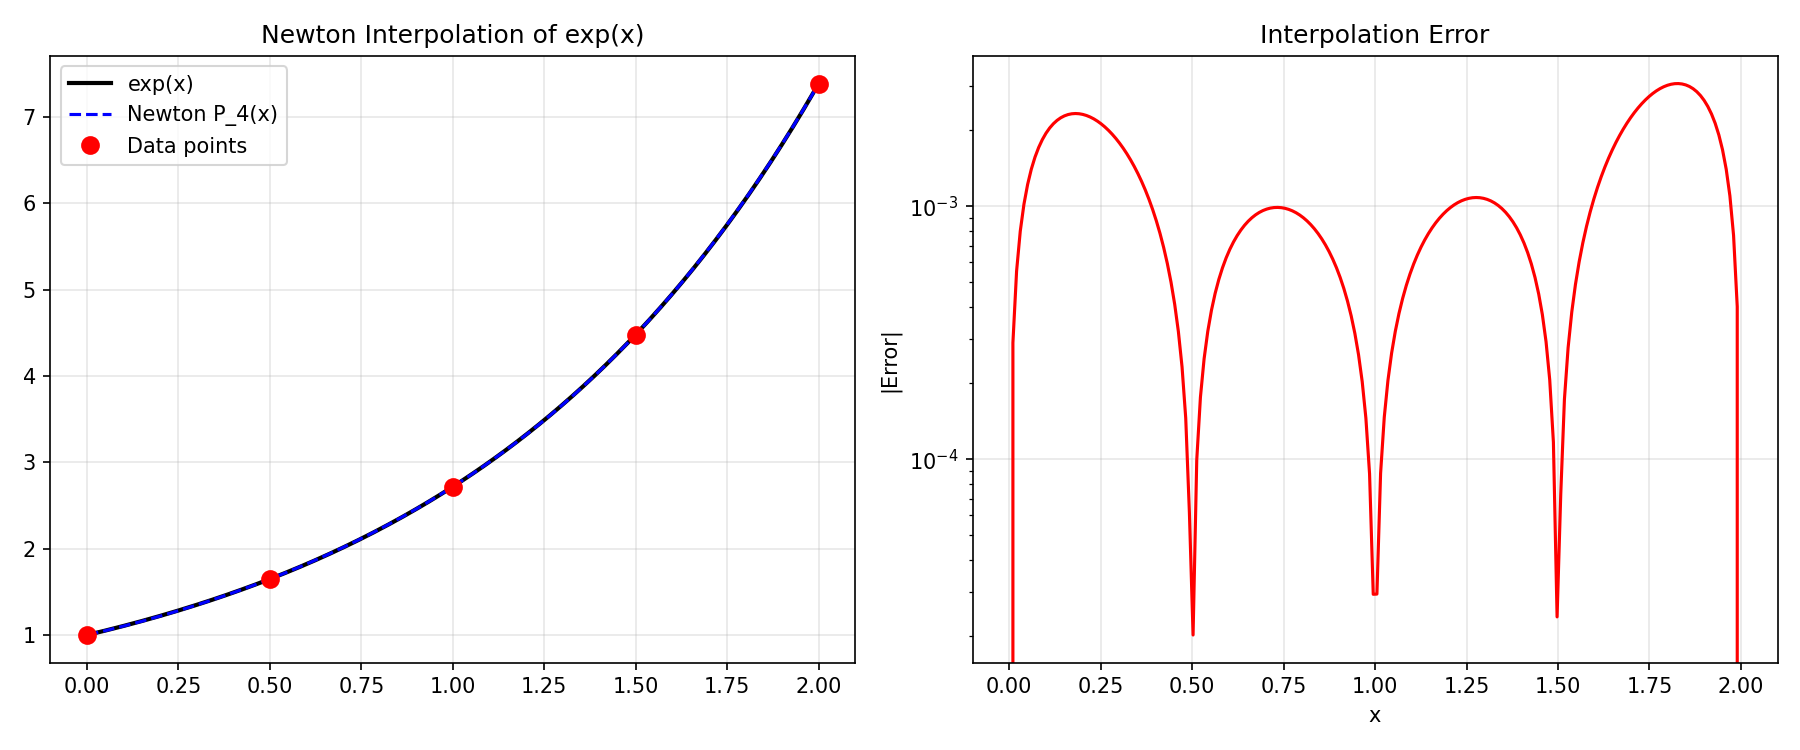

Recreate this plot in Python.
"""
Newton's Divided Difference Interpolation
==========================================
Another form of polynomial interpolation, using divided differences.

Formula:
    P(x) = f[x₀] + f[x₀,x₁](x-x₀) + f[x₀,x₁,x₂](x-x₀)(x-x₁) + ...

Divided differences:
    f[xᵢ] = f(xᵢ)
    f[xᵢ, xᵢ₊₁] = (f[xᵢ₊₁] - f[xᵢ]) / (xᵢ₊₁ - xᵢ)
    f[xᵢ, ..., xⱼ] = (f[xᵢ₊₁, ..., xⱼ] - f[xᵢ, ..., xⱼ₋₁]) / (xⱼ - xᵢ)

Advantages over Lagrange form:
- Adding a new point only requires computing ONE new divided difference.
- Error estimation is natural: the next term gives the error.
- More efficient for incremental interpolation.
"""

import numpy as np


def divided_differences(x_nodes, y_nodes):
    """
    Compute the divided difference table.
    
    Returns the top row of the table (coefficients of Newton form).
    
    Parameters
    ----------
    x_nodes : ndarray – interpolation nodes
    y_nodes : ndarray – function values
    
    Returns
    -------
    coeffs : ndarray – divided difference coefficients [f[x₀], f[x₀,x₁], ...]
    table : ndarray – full divided difference table (for inspection)
    """
    n = len(x_nodes)
    # Initialize table with y values
    table = np.zeros((n, n))
    table[:, 0] = y_nodes
    
    # Fill in divided differences column by column
    for j in range(1, n):
        for i in range(n - j):
            table[i, j] = (table[i+1, j-1] - table[i, j-1]) / (x_nodes[i+j] - x_nodes[i])
    
    # Coefficients are the first row
    coeffs = table[0, :]
    return coeffs, table


def newton_interpolation(x_nodes, coeffs, x):
    """
    Evaluate Newton's interpolating polynomial at x using Horner's method.
    
    P(x) = c₀ + c₁(x-x₀) + c₂(x-x₀)(x-x₁) + ...
    
    Horner form (efficient, O(n)):
    P(x) = c₀ + (x-x₀)[c₁ + (x-x₁)[c₂ + (x-x₂)[...]]]
    """
    n = len(coeffs)
    # Horner's method: evaluate from inside out
    result = coeffs[n - 1]
    for i in range(n - 2, -1, -1):
        result = result * (x - x_nodes[i]) + coeffs[i]
    
    return result


def newton_add_point(x_nodes, coeffs, x_new, y_new):
    """
    Add a new data point to an existing Newton interpolation.
    
    This is the key advantage: O(n) to add a point.
    """
    x_nodes_new = np.append(x_nodes, x_new)
    
    # Compute the new divided difference
    # f[x₀, ..., xₙ₊₁] using the existing polynomial
    # The new coefficient is (y_new - P(x_new)) / Π(x_new - xᵢ)
    P_at_new = newton_interpolation(x_nodes, coeffs, x_new)
    omega = np.prod(x_new - x_nodes)
    new_coeff = (y_new - P_at_new) / omega
    
    coeffs_new = np.append(coeffs, new_coeff)
    return x_nodes_new, coeffs_new


def forward_differences(y_nodes):
    """
    Forward difference table for equally spaced data.
    
    Δ⁰f_i = f_i
    Δ¹f_i = f_{i+1} - f_i
    Δ²f_i = Δf_{i+1} - Δf_i
    ...
    
    Used in Newton's forward difference interpolation formula.
    """
    n = len(y_nodes)
    table = np.zeros((n, n))
    table[:, 0] = y_nodes
    
    for j in range(1, n):
        for i in range(n - j):
            table[i, j] = table[i+1, j-1] - table[i, j-1]
    
    return table


# ============================================================
# Demo
# ============================================================
if __name__ == "__main__":
    print("=" * 60)
    print("NEWTON INTERPOLATION DEMO")
    print("=" * 60)

    # --- Basic example ---
    print("\n--- Interpolate exp(x) at 5 points ---")
    x_nodes = np.array([0.0, 0.5, 1.0, 1.5, 2.0])
    y_nodes = np.exp(x_nodes)
    
    coeffs, table = divided_differences(x_nodes, y_nodes)
    
    print("Divided difference table:")
    for i in range(len(x_nodes)):
        row = " ".join(f"{table[i,j]:10.6f}" for j in range(len(x_nodes) - i))
        print(f"  {row}")
    
    print(f"\nCoefficients: {np.round(coeffs, 6)}")
    
    # Evaluate
    x_test = 0.75
    P = newton_interpolation(x_nodes, coeffs, x_test)
    exact = np.exp(x_test)
    print(f"\nP({x_test}) = {P:.10f}")
    print(f"exp({x_test}) = {exact:.10f}")
    print(f"Error = {abs(P - exact):.2e}")

    # --- Adding a point incrementally ---
    print("\n--- Adding point x=2.5 incrementally ---")
    x_new, coeffs_new = newton_add_point(x_nodes, coeffs, 2.5, np.exp(2.5))
    P_new = newton_interpolation(x_new, coeffs_new, x_test)
    print(f"Before: P({x_test}) error = {abs(P - exact):.2e}")
    print(f"After:  P({x_test}) error = {abs(P_new - exact):.2e}")

    # --- Forward differences for equally spaced data ---
    print("\n--- Forward Difference Table (sin at 0°, 30°, 60°, 90°, 120°) ---")
    x_deg = np.array([0, 30, 60, 90, 120])
    x_rad = np.radians(x_deg)
    y_sin = np.sin(x_rad)
    
    fd_table = forward_differences(y_sin)
    print("  x(°)  |  f(x)  |  Δf  |  Δ²f  |  Δ³f  |  Δ⁴f")
    for i in range(len(x_deg)):
        row = f"  {x_deg[i]:4d}  | "
        row += " | ".join(f"{fd_table[i,j]:+.4f}" for j in range(len(x_deg) - i))
        print(row)

    # Plot
    try:
        import matplotlib.pyplot as plt
        fig, axes = plt.subplots(1, 2, figsize=(12, 5))

        x_fine = np.linspace(0, 2, 200)
        y_interp = [newton_interpolation(x_nodes, coeffs, xi) for xi in x_fine]
        
        axes[0].plot(x_fine, np.exp(x_fine), 'k-', lw=2, label='exp(x)')
        axes[0].plot(x_fine, y_interp, 'b--', label=f'Newton P_{len(x_nodes)-1}(x)')
        axes[0].plot(x_nodes, y_nodes, 'ro', markersize=8, label='Data points')
        axes[0].set_title('Newton Interpolation of exp(x)')
        axes[0].legend()
        axes[0].grid(True, alpha=0.3)

        # Error
        error_curve = [abs(newton_interpolation(x_nodes, coeffs, xi) - np.exp(xi)) 
                       for xi in x_fine]
        axes[1].semilogy(x_fine, error_curve, 'r-')
        axes[1].set_xlabel('x')
        axes[1].set_ylabel('|Error|')
        axes[1].set_title('Interpolation Error')
        axes[1].grid(True, alpha=0.3)

        plt.tight_layout()
        plt.savefig("newton_interpolation.png", dpi=150)
        plt.show()
    except ImportError:
        print("(matplotlib not available)")
